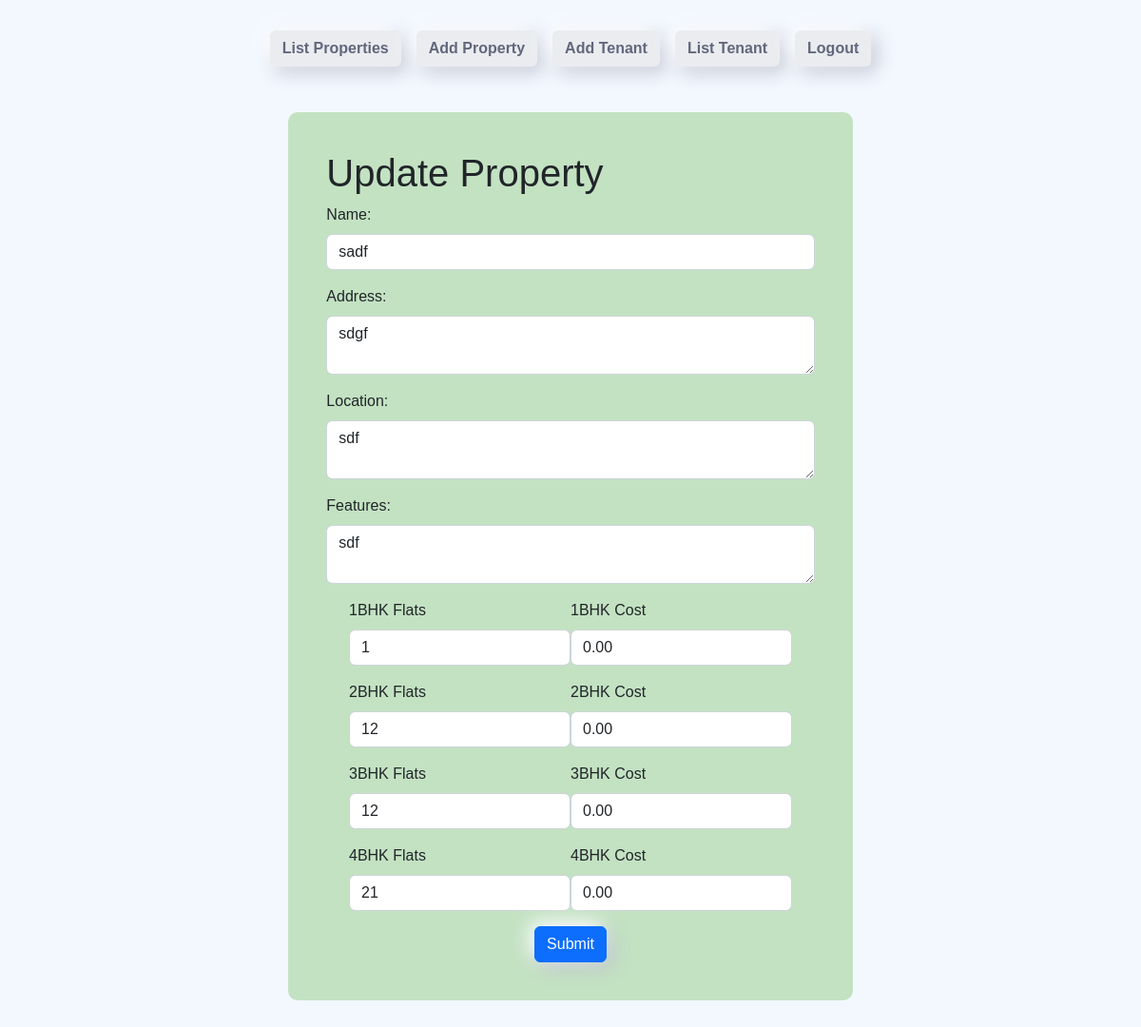
Page /property/update/6/ (signed in) on the earlier database version.
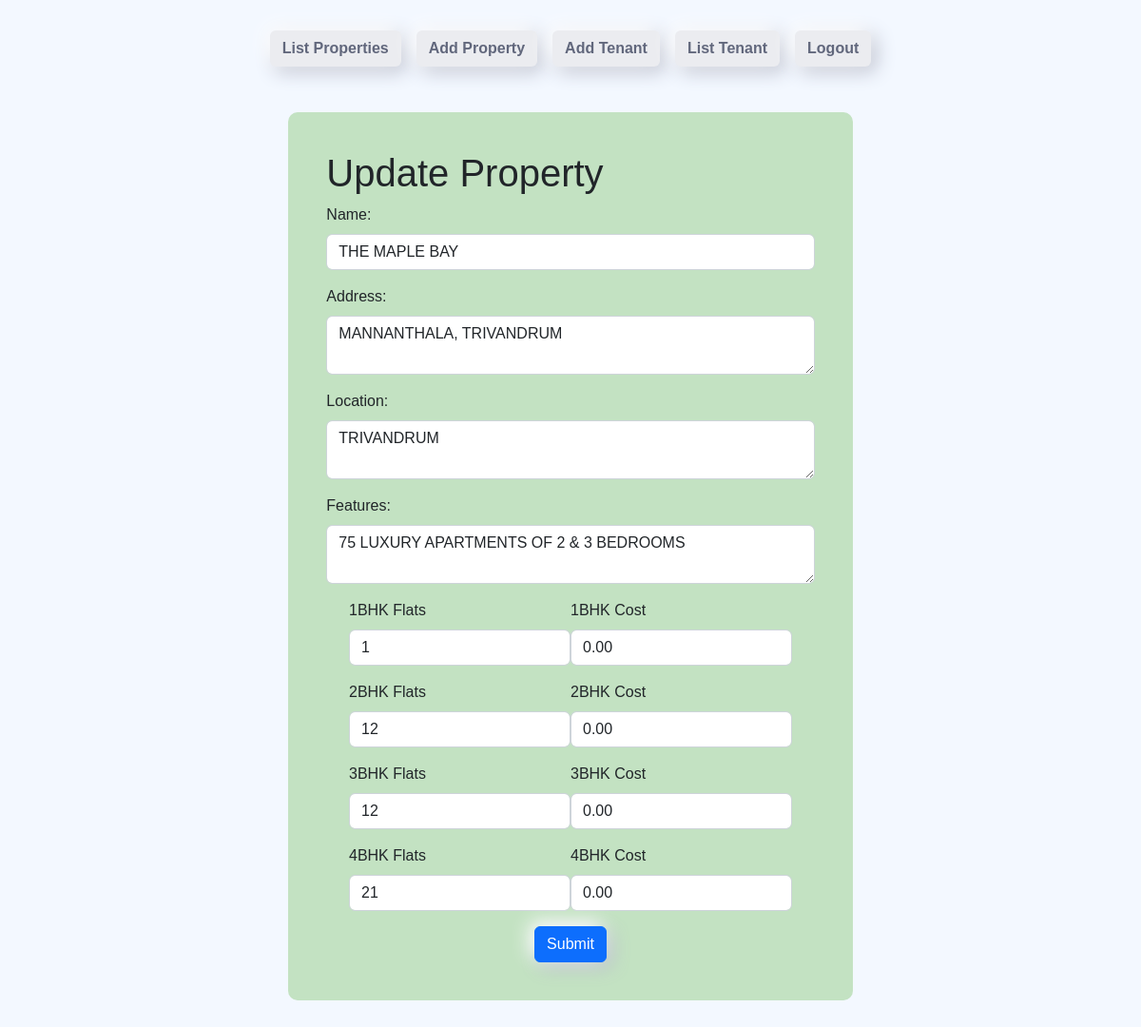
Same page on the later database version.
### estate_admin/models.py (models this page shows, shortened)
class Property(models.Model):
    name = models.CharField(max_length=255)
    address = models.TextField()
    location = models.TextField(default='tvm')
    features = models.TextField(default='superb')
    flats_1bhk = models.PositiveIntegerField(default=0)
    flats_2bhk = models.PositiveIntegerField(default=0)
    flats_3bhk = models.PositiveIntegerField(default=0)
    flats_4bhk = models.PositiveIntegerField(default=0)
    cost_1bhk = models.DecimalField(max_digits=10, decimal_places=2, default=0.0)
    cost_2bhk = models.DecimalField(max_digits=10, decimal_places=2, default=0.0)
    cost_3bhk = models.DecimalField(max_digits=10, decimal_places=2, default=0.0)
    cost_4bhk = models.DecimalField(max_digits=10, decimal_places=2, default=0.0)

### estate_admin/views.py (the view)
# urls.py: path('property/update/<int:property_id>/', views.add_or_update_property, name='update_property'),
@login_required
def add_or_update_property(request, property_id=None):
    is_update = property_id is not None
    if property_id:
        property_obj = get_object_or_404(Property, pk=property_id)
        form = PropertyForm(request.POST or None, instance=property_obj)
    else:
        form = PropertyForm(request.POST or None)
    if request.method == 'POST' and form.is_valid():
        form.save()
        return redirect('list_properties')  # Redirect to the property listing page
    context = {
        'form': form,
        'property': property_obj if property_id else None,
        'is_update':is_update
    }
    return render(request, 'estate_admin/add_or_edit_property.html', context)

### estate_admin/forms.py
class PropertyForm(forms.ModelForm):
    class Meta:
        model = Property
        fields = ['name', 'address', 'location', 'features', 'flats_1bhk', 'flats_2bhk', 'flats_3bhk', 'flats_4bhk','cost_1bhk'
                  ,'cost_2bhk','cost_3bhk','cost_4bhk']

### estate_admin/templates/estate_admin/add_or_edit_property.html (shortened to what the changed rows need)
{% extends "estate_admin/index.html" %}
{% load static %}
{% block content %}
<link rel="stylesheet" href="{% static 'estate_admin/add_or_edit_properties.css' %}">
<div class="container">
    <div class="row justify-content-center">
        <div class="col-lg-8 col-md-10 col-sm-12">
            <div class="addproperty-box">
                <h1>{% if is_update %}Update Property{% else %}Add New Property{% endif %}</h1>
                <form method="post" enctype="multipart/form-data">
                    <div class="mb-3">
                        <label for="id_name" class="form-label">Name:</label>
                        <input type="text" name="name" id="id_name" class="form-control" value="{{ form.name.value }}">
                    </div>
                    <div class="mb-3">
                        <label for="id_address" class="form-label">Address:</label>
                        <textarea name="address" id="id_address"
                            class="form-control">{{ form.address.value }}</textarea>
                    </div>
                    <div class="mb-3">
                        <label for="id_location" class="form-label">Location:</label>
                        <textarea name="location" id="id_location"
                            class="form-control">{{ form.location.value }}</textarea>
                    </div>
                    <div class="mb-3">
                        <label for="id_features" class="form-label">Features:</label>
                        <textarea name="features" id="id_features"
                            class="form-control">{{ form.features.value }}</textarea>
                    </div>
                    <div class="d-flex flex-column align-items-center">
                        <div class="bhk-group  d-flex">
                            <div class="mb-3">
                                <label for="id_cost_1bhk" class="form-label">1BHK Cost</label>
                                <input type="text" name="cost_1bhk" id="id_cost_1bhk" class="form-control" value="{{ form.cost_1bhk.value }}">
                            </div>
                        </div>
                        <div class="bhk-group  d-flex">
                            <div class="mb-3">
                                <label for="id_cost_2bhk" class="form-label">2BHK Cost</label>
                                <input type="text" name="cost_2bhk" id="id_cost_2bhk" class="form-control" value="{{ form.cost_2bhk.value }}">
                            </div>
                        </div>
                        <div class="bhk-group  d-flex">
                            <div class="mb-3">
                                <label for="id_cost_3bhk" class="form-label">3BHK Cost</label>
                                <input type="text" name="cost_3bhk" id="id_cost_3bhk" class="form-control" value="{{ form.cost_3bhk.value }}">
                            </div>
                        </div>
                        <div class="bhk-group d-flex">
                            <div class="mb-3">
                                <label for="id_cost_4bhk" class="form-label">4BHK Cost</label>
                                <input type="text" name="cost_4bhk" id="id_cost_4bhk" class="form-control" value="{{ form.cost_4bhk.value }}">
                            </div>
                        </div>
                    </div>
                </form>
            </div>
        </div>
    </div>
</div>
{% endblock content %}

Differences in the rows shown:
changed Property: name "sadf" → "THE MAPLE BAY"; address "sdgf" → "MANNANTHALA, TRIVANDRUM"; location "sdf" → "TRIVANDRUM"; features "sdf" → "75 LUXURY APARTMENTS OF 2 & 3 BEDROOMS"
